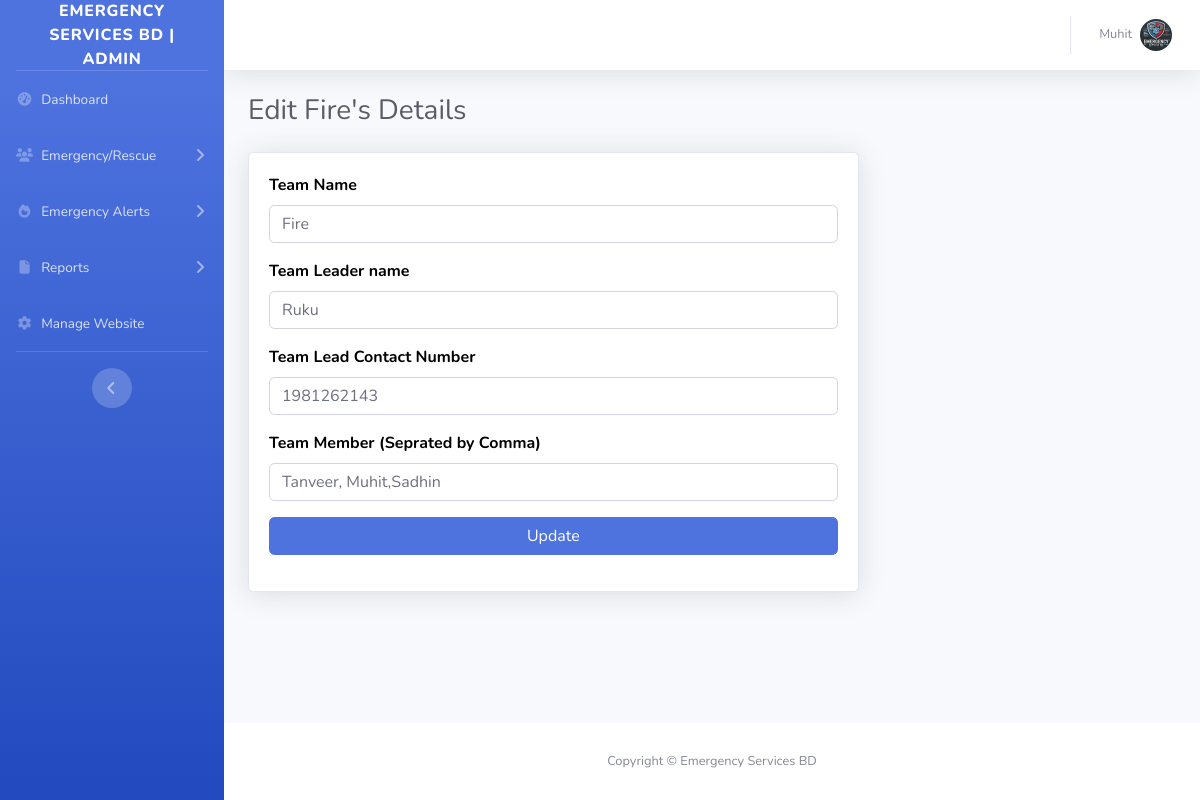
Page /ofrs/admin/edit-team.php?teamid=5&&tname=Fire (signed in) on the committed database.
### tables this page shows
CREATE TABLE `tblsite` (
  `id` int(11) NOT NULL,
  `siteTitle` varchar(255) DEFAULT NULL,
  `siteLogo` varchar(255) DEFAULT NULL
);

CREATE TABLE `tblteams` (
  `id` int(11) NOT NULL,
  `teamName` varchar(255) DEFAULT NULL,
  `teamLeaderName` varchar(255) DEFAULT NULL,
  `teamLeadMobno` bigint(12) DEFAULT NULL,
  `teamMembers` mediumtext DEFAULT NULL,
  `postingDate` timestamp NULL DEFAULT current_timestamp()
);

### ofrs/admin/edit-team.php (the view, shortened to what this page needs)
<?php session_start();
include_once('includes/config.php');
if (strlen($_SESSION['aid']==0)) {
  header('location:logout.php');
  } else{
?>
<!DOCTYPE html>
<html lang="en">
<head>
    <link href="vendor/fontawesome-free/css/all.min.css" rel="stylesheet" type="text/css">
    <link href="css/sb-admin-2.min.css" rel="stylesheet">
</head>
<body id="page-top">
    <div id="wrapper">
<?php include_once('includes/sidebar.php');?>
        <div id="content-wrapper" class="d-flex flex-column">
            <div id="content">
          <?php include_once('includes/topbar.php');?>
                <div class="container-fluid">
                    <h1 class="h3 mb-4 text-gray-800">Edit <?php echo $_GET['tname'];?>'s Details</h1>
     <form method="post"  name="adminprofile" >
<?php $teamid=$_GET['teamid'];
$query=mysqli_query($con,"select * from tblteams where id='$teamid'");
while($row=mysqli_fetch_array($query)){
?>
  <div class="row">
                        <div class="col-lg-8">
                            <div class="card shadow mb-4">
                                <div class="card-body">
     <div class="form-group">
                            <label>Team Name</label>
           <input type="text" class="form-control" name="teamname" value="<?php echo $row['teamName'];?>" required='true'>
                                        </div>
                        <div class="form-group">
                            <label>Team Leader name</label>
                       <input type="text" class="form-control" name="teamleadname" value="<?php echo $row['teamLeaderName'];?>" required='true'>
                                        </div>
<div class="form-group">
<label>Team Lead Contact Number</label>
<input type="text" class="form-control" name="mobilenumber" value="<?php echo $row['teamLeadMobno'];?>" required='true' maxlength='10'>
</div>
<div class="form-group">
<label>Team Member (Seprated by Comma)</label>
<input type="text" class="form-control" name="teammember" value="<?php echo $row['teamMembers'];?>" required='true'>
</div>
<?php } ?>
        <div class="form-group">
                                 <input type="submit" class="btn btn-primary btn-user btn-block" name="update" id="update" value="Update">
                             </div>
                                </div>
                            </div>
                        </div>
                    </div>
</form>
                </div>
            </div>
           <?php include_once('includes/footer.php');?>
        </div>
    </div>
</body>
</html>
<?php } ?>

### ofrs/admin/includes/sidebar.php (shortened to what this page needs)
        <ul class="navbar-nav bg-gradient-primary sidebar sidebar-dark accordion" id="accordionSidebar">
<?php $query=mysqli_query($con,"select * from tblsite");
while($row=mysqli_fetch_array($query)){
$logo=$row['siteLogo'];
$wtitle=$row['siteTitle'];
}  ?>
            <a class="sidebar-brand d-flex align-items-center justify-content-center" href="dashboard.php">
                <div class="sidebar-brand-text mx-3"><?php echo $wtitle;?> | Admin</div>
            </a>
            <hr class="sidebar-divider my-0">
     <li class="nav-item">
                <a class="nav-link" href="dashboard.php">
                    <i class="fas fa-fw fa-tachometer-alt"></i>
                    <span>Dashboard</span></a>
            </li>
<li class="nav-item">
                <a class="nav-link collapsed" href="#" data-toggle="collapse" data-target="#collapsePages1" aria-expanded="true" aria-controls="collapsePages1">
                    <i class="fas fa-fw fa-users"></i>
                    <span>Emergency/Rescue</span>
                </a>
            </li>
<li class="nav-item">
                <a class="nav-link collapsed" href="#" data-toggle="collapse" data-target="#collapsePages" aria-expanded="true" aria-controls="collapsePages">
                    <i class="fas fa-fw fa-fire"></i>
                    <span>Emergency Alerts</span>
                </a>
            </li>
<li class="nav-item">
                <a class="nav-link collapsed" href="#" data-toggle="collapse" data-target="#collapsePages2" aria-expanded="true" aria-controls="collapsePages2">
                    <i class="fas fa-fw fa-file"></i>
                    <span>Reports</span>
                </a>
            </li>
     <li class="nav-item">
                <a class="nav-link" href="manage-site.php">
                      <i class="fas fa-fw fa-cog"></i>
                    <span>Manage Website</span></a>
            </li>
            <hr class="sidebar-divider d-none d-md-block">
            <div class="text-center d-none d-md-inline">
                <button class="rounded-circle border-0" id="sidebarToggle"></button>
            </div>
        </ul>

### ofrs/admin/includes/topbar.php (shortened to what this page needs)
      <nav class="navbar navbar-expand navbar-light bg-white topbar mb-4 static-top shadow">
            <?php if($_SESSION['aid']):?>
                    <ul class="navbar-nav ml-auto">
                        <li class="nav-item dropdown no-arrow">
                            <a class="nav-link dropdown-toggle" href="#" id="userDropdown" role="button"
                                data-toggle="dropdown" aria-haspopup="true" aria-expanded="false">
                <?php
$adid=$_SESSION['aid'];
$ret1=mysqli_query($con,"select AdminName from tbladmin where ID='$adid'");
while($row1=mysqli_fetch_array($ret1)){
?>
                                <span class="mr-2 d-none d-lg-inline text-gray-600 small"><?php  echo $row1['AdminName'];?></span>
                           <?php } ?>
                                <img class="img-profile rounded-circle"
                                    src="uploadeddata/<?php echo $logo;?>">
                            </a>
                        </li>
                    </ul>
                <?php endif;?>
                </nav>

### ofrs/admin/includes/footer.php
<footer class="sticky-footer bg-white">
    <div class="container my-auto">
        <div class="copyright text-center my-auto">
            <span>Copyright &copy; <?php echo $wtitle;?> </span>
        </div>
    </div>
</footer>

### ofrs/admin/edit-team.php (style rules this page uses)
label { font-size:16px; font-weight:bold; color:#000; }

### rows in the picture
tblsite: siteTitle "EMERGENCY SERVICES BD", siteLogo (picture), siteTitle "Emergency Services BD"
tblteams: teamname "Fire", teamleadname "Ruku", mobilenumber "1981262143", teammember "Tanveer, Muhit,Sadhin"

### other values in the picture
$row1['AdminName'] "Muhit"
$_GET['tname'] "Fire"
